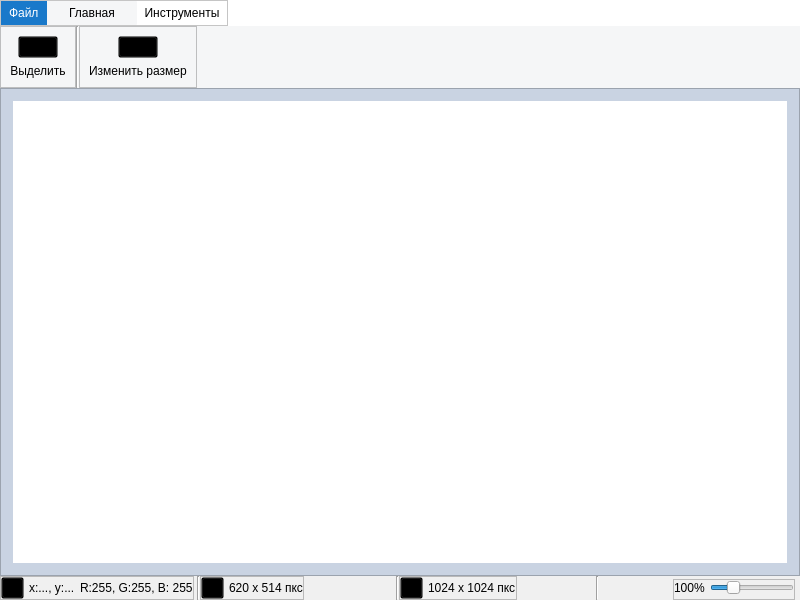
<?xml version="1.0" encoding="UTF-8"?>
<ui version="4.0">
 <class>MainWindow</class>
 <widget class="QMainWindow" name="MainWindow">
  <property name="geometry">
   <rect>
    <x>0</x>
    <y>0</y>
    <width>800</width>
    <height>600</height>
   </rect>
  </property>
  <property name="windowTitle">
   <string>MainWindow</string>
  </property>
  <widget class="QWidget" name="centralwidget">
   <property name="styleSheet">
    <string notr="true">background-color: rgb(255, 255, 255);</string>
   </property>
   <layout class="QVBoxLayout" name="verticalLayout">
    <property name="spacing">
     <number>0</number>
    </property>
    <property name="leftMargin">
     <number>0</number>
    </property>
    <property name="topMargin">
     <number>0</number>
    </property>
    <property name="rightMargin">
     <number>0</number>
    </property>
    <property name="bottomMargin">
     <number>0</number>
    </property>
    <item>
     <widget class="QFrame" name="frame">
      <property name="sizePolicy">
       <sizepolicy hsizetype="Preferred" vsizetype="Maximum">
        <horstretch>0</horstretch>
        <verstretch>0</verstretch>
       </sizepolicy>
      </property>
      <property name="styleSheet">
       <string notr="true">background-color: rgb(255, 255, 255);</string>
      </property>
      <property name="frameShape">
       <enum>QFrame::NoFrame</enum>
      </property>
      <property name="frameShadow">
       <enum>QFrame::Raised</enum>
      </property>
      <property name="lineWidth">
       <number>0</number>
      </property>
      <layout class="QVBoxLayout" name="verticalLayout_2">
       <property name="spacing">
        <number>0</number>
       </property>
       <property name="leftMargin">
        <number>0</number>
       </property>
       <property name="topMargin">
        <number>0</number>
       </property>
       <property name="rightMargin">
        <number>0</number>
       </property>
       <property name="bottomMargin">
        <number>0</number>
       </property>
       <item alignment="Qt::AlignLeft">
        <widget class="QFrame" name="frame_3">
         <property name="frameShape">
          <enum>QFrame::StyledPanel</enum>
         </property>
         <property name="frameShadow">
          <enum>QFrame::Raised</enum>
         </property>
         <layout class="QHBoxLayout" name="horizontalLayout_6">
          <property name="spacing">
           <number>0</number>
          </property>
          <property name="leftMargin">
           <number>0</number>
          </property>
          <property name="topMargin">
           <number>0</number>
          </property>
          <property name="rightMargin">
           <number>0</number>
          </property>
          <property name="bottomMargin">
           <number>0</number>
          </property>
          <item>
           <widget class="QLabel" name="cb_file">
            <property name="styleSheet">
             <string notr="true">background-color: rgb(25, 121, 202); 
color: rgb(255, 255, 255);
padding: 5px;
</string>
            </property>
            <property name="text">
             <string>Файл</string>
            </property>
           </widget>
          </item>
          <item alignment="Qt::AlignLeft">
           <widget class="QPushButton" name="btn_main">
            <property name="mouseTracking">
             <bool>true</bool>
            </property>
            <property name="styleSheet">
             <string notr="true">QPushButton {
    border-radius: 1px;       /* Закругленные углы */
    background-color: rgb(255, 255, 255);  /* Белый фон */
    min-width: 80px;          /* Минимальная ширина */
    padding: 5px;             /* Отступы внутри кнопки */
    border: none;             /* Убираем границу */
}

QPushButton:checked {
    background-color: rgb(245, 246, 247);  /* Серый фон при нажатии */
    padding: 5px;             /* Отступы внутри кнопки */
    border: none;             /* Убираем границу */
}</string>
            </property>
            <property name="text">
             <string>Главная</string>
            </property>
            <property name="checkable">
             <bool>true</bool>
            </property>
            <property name="checked">
             <bool>true</bool>
            </property>
           </widget>
          </item>
          <item alignment="Qt::AlignLeft">
           <widget class="QPushButton" name="btn_tools">
            <property name="styleSheet">
             <string notr="true">QPushButton {
    border-radius: 1px;       /* Закругленные углы */
    background-color: rgb(255, 255, 255);  /* Белый фон */
    min-width: 80px;          /* Минимальная ширина */
    padding: 5px;             /* Отступы внутри кнопки */
    border: none;             /* Убираем границу */
}

QPushButton:checked {
    background-color: rgb(245, 246, 247);  /* Серый фон при нажатии */
    padding: 5px;             /* Отступы внутри кнопки */
    border: none;             /* Убираем границу */
}</string>
            </property>
            <property name="text">
             <string>Инструменты</string>
            </property>
            <property name="checkable">
             <bool>true</bool>
            </property>
           </widget>
          </item>
         </layout>
        </widget>
       </item>
       <item>
        <widget class="QFrame" name="frame_2">
         <property name="minimumSize">
          <size>
           <width>0</width>
           <height>50</height>
          </size>
         </property>
         <property name="frameShape">
          <enum>QFrame::NoFrame</enum>
         </property>
         <property name="frameShadow">
          <enum>QFrame::Raised</enum>
         </property>
         <property name="lineWidth">
          <number>0</number>
         </property>
         <layout class="QHBoxLayout" name="horizontalLayout_8">
          <property name="spacing">
           <number>0</number>
          </property>
          <property name="leftMargin">
           <number>0</number>
          </property>
          <property name="topMargin">
           <number>0</number>
          </property>
          <property name="rightMargin">
           <number>0</number>
          </property>
          <property name="bottomMargin">
           <number>0</number>
          </property>
          <item>
           <widget class="QStackedWidget" name="stackedWidget">
            <property name="styleSheet">
             <string notr="true">background-color: rgb(245, 246, 247); </string>
            </property>
            <property name="lineWidth">
             <number>0</number>
            </property>
            <property name="currentIndex">
             <number>1</number>
            </property>
            <widget class="QWidget" name="main_page">
             <layout class="QHBoxLayout" name="horizontalLayout_9">
              <item>
               <widget class="QPushButton" name="btn_undo">
                <property name="styleSheet">
                 <string notr="true">image: url(:/newPrefix/images/undo.png);</string>
                </property>
                <property name="text">
                 <string/>
                </property>
               </widget>
              </item>
              <item>
               <widget class="QPushButton" name="btn_redo">
                <property name="styleSheet">
                 <string notr="true">image: url(:/newPrefix/images/redo.png);</string>
                </property>
                <property name="text">
                 <string/>
                </property>
               </widget>
              </item>
              <item>
               <spacer name="horizontalSpacer">
                <property name="orientation">
                 <enum>Qt::Horizontal</enum>
                </property>
                <property name="sizeHint" stdset="0">
                 <size>
                  <width>40</width>
                  <height>20</height>
                 </size>
                </property>
               </spacer>
              </item>
             </layout>
            </widget>
            <widget class="QWidget" name="tools_page">
             <layout class="QHBoxLayout" name="horizontalLayout_10">
              <property name="spacing">
               <number>0</number>
              </property>
              <property name="leftMargin">
               <number>0</number>
              </property>
              <property name="topMargin">
               <number>0</number>
              </property>
              <property name="rightMargin">
               <number>0</number>
              </property>
              <property name="bottomMargin">
               <number>0</number>
              </property>
              <item>
               <widget class="QFrame" name="frame_8">
                <property name="sizePolicy">
                 <sizepolicy hsizetype="Fixed" vsizetype="Preferred">
                  <horstretch>0</horstretch>
                  <verstretch>0</verstretch>
                 </sizepolicy>
                </property>
                <property name="frameShape">
                 <enum>QFrame::StyledPanel</enum>
                </property>
                <property name="frameShadow">
                 <enum>QFrame::Raised</enum>
                </property>
                <layout class="QVBoxLayout" name="verticalLayout_3">
                 <item alignment="Qt::AlignHCenter">
                  <widget class="QPushButton" name="btn_select_frame">
                   <property name="sizePolicy">
                    <sizepolicy hsizetype="Fixed" vsizetype="Fixed">
                     <horstretch>0</horstretch>
                     <verstretch>0</verstretch>
                    </sizepolicy>
                   </property>
                   <property name="styleSheet">
                    <string notr="true">image: url(:/newPrefix/images/photo_size_select.png);
background-color: transparent;
</string>
                   </property>
                   <property name="text">
                    <string/>
                   </property>
                  </widget>
                 </item>
                 <item alignment="Qt::AlignHCenter">
                  <widget class="QLabel" name="lbl_select_frame">
                   <property name="sizePolicy">
                    <sizepolicy hsizetype="Fixed" vsizetype="Preferred">
                     <horstretch>0</horstretch>
                     <verstretch>0</verstretch>
                    </sizepolicy>
                   </property>
                   <property name="text">
                    <string>Выделить</string>
                   </property>
                   <property name="alignment">
                    <set>Qt::AlignCenter</set>
                   </property>
                  </widget>
                 </item>
                </layout>
               </widget>
              </item>
              <item>
               <widget class="Line" name="line_4">
                <property name="orientation">
                 <enum>Qt::Vertical</enum>
                </property>
               </widget>
              </item>
              <item alignment="Qt::AlignLeft">
               <widget class="QFrame" name="frame_9">
                <property name="sizePolicy">
                 <sizepolicy hsizetype="Fixed" vsizetype="Preferred">
                  <horstretch>0</horstretch>
                  <verstretch>0</verstretch>
                 </sizepolicy>
                </property>
                <property name="frameShape">
                 <enum>QFrame::StyledPanel</enum>
                </property>
                <property name="frameShadow">
                 <enum>QFrame::Raised</enum>
                </property>
                <layout class="QVBoxLayout" name="verticalLayout_4">
                 <item alignment="Qt::AlignHCenter">
                  <widget class="QPushButton" name="pushButton">
                   <property name="styleSheet">
                    <string notr="true">image: url(:/newPrefix/images/picture_in_picture.png);
background-color: transparent;
</string>
                   </property>
                   <property name="text">
                    <string/>
                   </property>
                  </widget>
                 </item>
                 <item alignment="Qt::AlignHCenter">
                  <widget class="QLabel" name="label_2">
                   <property name="text">
                    <string>Изменить размер</string>
                   </property>
                  </widget>
                 </item>
                </layout>
               </widget>
              </item>
              <item>
               <widget class="QFrame" name="frame_10">
                <property name="frameShape">
                 <enum>QFrame::StyledPanel</enum>
                </property>
                <property name="frameShadow">
                 <enum>QFrame::Raised</enum>
                </property>
               </widget>
              </item>
              <item>
               <widget class="QFrame" name="frame_11">
                <property name="frameShape">
                 <enum>QFrame::StyledPanel</enum>
                </property>
                <property name="frameShadow">
                 <enum>QFrame::Raised</enum>
                </property>
               </widget>
              </item>
              <item>
               <spacer name="horizontalSpacer_2">
                <property name="orientation">
                 <enum>Qt::Horizontal</enum>
                </property>
                <property name="sizeHint" stdset="0">
                 <size>
                  <width>40</width>
                  <height>20</height>
                 </size>
                </property>
               </spacer>
              </item>
             </layout>
            </widget>
           </widget>
          </item>
         </layout>
        </widget>
       </item>
      </layout>
     </widget>
    </item>
    <item>
     <widget class="QFrame" name="frame_paint">
      <property name="sizePolicy">
       <sizepolicy hsizetype="Preferred" vsizetype="Preferred">
        <horstretch>0</horstretch>
        <verstretch>0</verstretch>
       </sizepolicy>
      </property>
      <property name="styleSheet">
       <string notr="true">background-color: rgb(201, 211, 226);</string>
      </property>
      <property name="frameShape">
       <enum>QFrame::StyledPanel</enum>
      </property>
      <property name="frameShadow">
       <enum>QFrame::Raised</enum>
      </property>
      <layout class="QHBoxLayout" name="horizontalLayout_7">
       <property name="spacing">
        <number>3</number>
       </property>
       <property name="leftMargin">
        <number>3</number>
       </property>
       <property name="topMargin">
        <number>3</number>
       </property>
       <property name="rightMargin">
        <number>3</number>
       </property>
       <property name="bottomMargin">
        <number>3</number>
       </property>
       <item>
        <widget class="QScrollArea" name="scrollArea">
         <property name="frameShape">
          <enum>QFrame::NoFrame</enum>
         </property>
         <property name="widgetResizable">
          <bool>true</bool>
         </property>
         <widget class="QWidget" name="scrollAreaWidgetContents_2">
          <property name="geometry">
           <rect>
            <x>0</x>
            <y>0</y>
            <width>792</width>
            <height>478</height>
           </rect>
          </property>
          <layout class="QVBoxLayout" name="verticalLayout_5">
           <property name="leftMargin">
            <number>9</number>
           </property>
           <item>
            <widget class="QLabel" name="lbl_paint">
             <property name="styleSheet">
              <string notr="true">background-color: rgb(255, 255, 255);</string>
             </property>
             <property name="text">
              <string/>
             </property>
             <property name="scaledContents">
              <bool>true</bool>
             </property>
             <property name="alignment">
              <set>Qt::AlignCenter</set>
             </property>
            </widget>
           </item>
          </layout>
         </widget>
        </widget>
       </item>
      </layout>
     </widget>
    </item>
    <item>
     <widget class="QFrame" name="frame_lower_menu">
      <property name="sizePolicy">
       <sizepolicy hsizetype="Preferred" vsizetype="Fixed">
        <horstretch>0</horstretch>
        <verstretch>0</verstretch>
       </sizepolicy>
      </property>
      <property name="styleSheet">
       <string notr="true">background-color: rgb(240, 240, 240);</string>
      </property>
      <property name="frameShape">
       <enum>QFrame::NoFrame</enum>
      </property>
      <property name="frameShadow">
       <enum>QFrame::Raised</enum>
      </property>
      <layout class="QHBoxLayout" name="horizontalLayout">
       <property name="spacing">
        <number>0</number>
       </property>
       <property name="leftMargin">
        <number>0</number>
       </property>
       <property name="topMargin">
        <number>0</number>
       </property>
       <property name="rightMargin">
        <number>5</number>
       </property>
       <property name="bottomMargin">
        <number>0</number>
       </property>
       <item alignment="Qt::AlignLeft|Qt::AlignBottom">
        <widget class="QFrame" name="frame_4">
         <property name="frameShape">
          <enum>QFrame::StyledPanel</enum>
         </property>
         <property name="frameShadow">
          <enum>QFrame::Raised</enum>
         </property>
         <layout class="QHBoxLayout" name="horizontalLayout_2">
          <property name="spacing">
           <number>5</number>
          </property>
          <property name="leftMargin">
           <number>0</number>
          </property>
          <property name="topMargin">
           <number>0</number>
          </property>
          <property name="rightMargin">
           <number>0</number>
          </property>
          <property name="bottomMargin">
           <number>0</number>
          </property>
          <item>
           <widget class="QPushButton" name="btn_pos">
            <property name="sizePolicy">
             <sizepolicy hsizetype="Fixed" vsizetype="Fixed">
              <horstretch>0</horstretch>
              <verstretch>0</verstretch>
             </sizepolicy>
            </property>
            <property name="maximumSize">
             <size>
              <width>23</width>
              <height>23</height>
             </size>
            </property>
            <property name="styleSheet">
             <string notr="true">background-color: transparent;
image: url(:/newPrefix/images/pos.png);</string>
            </property>
            <property name="text">
             <string/>
            </property>
            <property name="iconSize">
             <size>
              <width>12</width>
              <height>12</height>
             </size>
            </property>
           </widget>
          </item>
          <item>
           <widget class="QLabel" name="lbl_pos">
            <property name="text">
             <string>x:..., y:...</string>
            </property>
           </widget>
          </item>
          <item>
           <widget class="QLabel" name="lbl_rgb">
            <property name="text">
             <string>R:255, G:255, B: 255</string>
            </property>
           </widget>
          </item>
         </layout>
        </widget>
       </item>
       <item>
        <widget class="Line" name="line">
         <property name="orientation">
          <enum>Qt::Vertical</enum>
         </property>
        </widget>
       </item>
       <item alignment="Qt::AlignLeft|Qt::AlignBottom">
        <widget class="QFrame" name="frame_5">
         <property name="frameShape">
          <enum>QFrame::StyledPanel</enum>
         </property>
         <property name="frameShadow">
          <enum>QFrame::Raised</enum>
         </property>
         <layout class="QHBoxLayout" name="horizontalLayout_3">
          <property name="spacing">
           <number>5</number>
          </property>
          <property name="leftMargin">
           <number>0</number>
          </property>
          <property name="topMargin">
           <number>0</number>
          </property>
          <property name="rightMargin">
           <number>0</number>
          </property>
          <property name="bottomMargin">
           <number>0</number>
          </property>
          <item alignment="Qt::AlignLeft">
           <widget class="QPushButton" name="btn_select">
            <property name="maximumSize">
             <size>
              <width>23</width>
              <height>23</height>
             </size>
            </property>
            <property name="styleSheet">
             <string notr="true">background-color: transparent;
image: url(:/newPrefix/images/select.png);</string>
            </property>
            <property name="text">
             <string/>
            </property>
           </widget>
          </item>
          <item>
           <widget class="QLabel" name="lbl_select">
            <property name="text">
             <string>620 x 514 пкс</string>
            </property>
           </widget>
          </item>
         </layout>
        </widget>
       </item>
       <item>
        <widget class="Line" name="line_2">
         <property name="orientation">
          <enum>Qt::Vertical</enum>
         </property>
        </widget>
       </item>
       <item alignment="Qt::AlignLeft|Qt::AlignBottom">
        <widget class="QFrame" name="frame_6">
         <property name="frameShape">
          <enum>QFrame::StyledPanel</enum>
         </property>
         <property name="frameShadow">
          <enum>QFrame::Raised</enum>
         </property>
         <layout class="QHBoxLayout" name="horizontalLayout_4">
          <property name="spacing">
           <number>5</number>
          </property>
          <property name="leftMargin">
           <number>0</number>
          </property>
          <property name="topMargin">
           <number>0</number>
          </property>
          <property name="rightMargin">
           <number>0</number>
          </property>
          <property name="bottomMargin">
           <number>0</number>
          </property>
          <item>
           <widget class="QPushButton" name="btn_size">
            <property name="maximumSize">
             <size>
              <width>23</width>
              <height>23</height>
             </size>
            </property>
            <property name="styleSheet">
             <string notr="true">background-color: transparent;
image: url(:/newPrefix/images/shape.png);</string>
            </property>
            <property name="text">
             <string/>
            </property>
           </widget>
          </item>
          <item>
           <widget class="QLabel" name="lbl_size">
            <property name="text">
             <string>1024 x 1024 пкс</string>
            </property>
           </widget>
          </item>
         </layout>
        </widget>
       </item>
       <item>
        <widget class="Line" name="line_3">
         <property name="orientation">
          <enum>Qt::Vertical</enum>
         </property>
        </widget>
       </item>
       <item alignment="Qt::AlignRight|Qt::AlignBottom">
        <widget class="QFrame" name="frame_7">
         <property name="frameShape">
          <enum>QFrame::StyledPanel</enum>
         </property>
         <property name="frameShadow">
          <enum>QFrame::Raised</enum>
         </property>
         <layout class="QHBoxLayout" name="horizontalLayout_5">
          <property name="spacing">
           <number>5</number>
          </property>
          <property name="leftMargin">
           <number>0</number>
          </property>
          <property name="topMargin">
           <number>0</number>
          </property>
          <property name="rightMargin">
           <number>0</number>
          </property>
          <property name="bottomMargin">
           <number>4</number>
          </property>
          <item>
           <widget class="QLabel" name="lbl_scale">
            <property name="text">
             <string>100%</string>
            </property>
           </widget>
          </item>
          <item>
           <widget class="QSlider" name="slider">
            <property name="minimum">
             <number>12</number>
            </property>
            <property name="maximum">
             <number>800</number>
            </property>
            <property name="value">
             <number>200</number>
            </property>
            <property name="sliderPosition">
             <number>200</number>
            </property>
            <property name="orientation">
             <enum>Qt::Horizontal</enum>
            </property>
            <property name="invertedAppearance">
             <bool>false</bool>
            </property>
            <property name="invertedControls">
             <bool>false</bool>
            </property>
            <property name="tickPosition">
             <enum>QSlider::NoTicks</enum>
            </property>
            <property name="tickInterval">
             <number>0</number>
            </property>
           </widget>
          </item>
         </layout>
        </widget>
       </item>
      </layout>
     </widget>
    </item>
   </layout>
  </widget>
 </widget>
 <resources>
  <include location="res.qrc"/>
 </resources>
 <connections/>
</ui>
